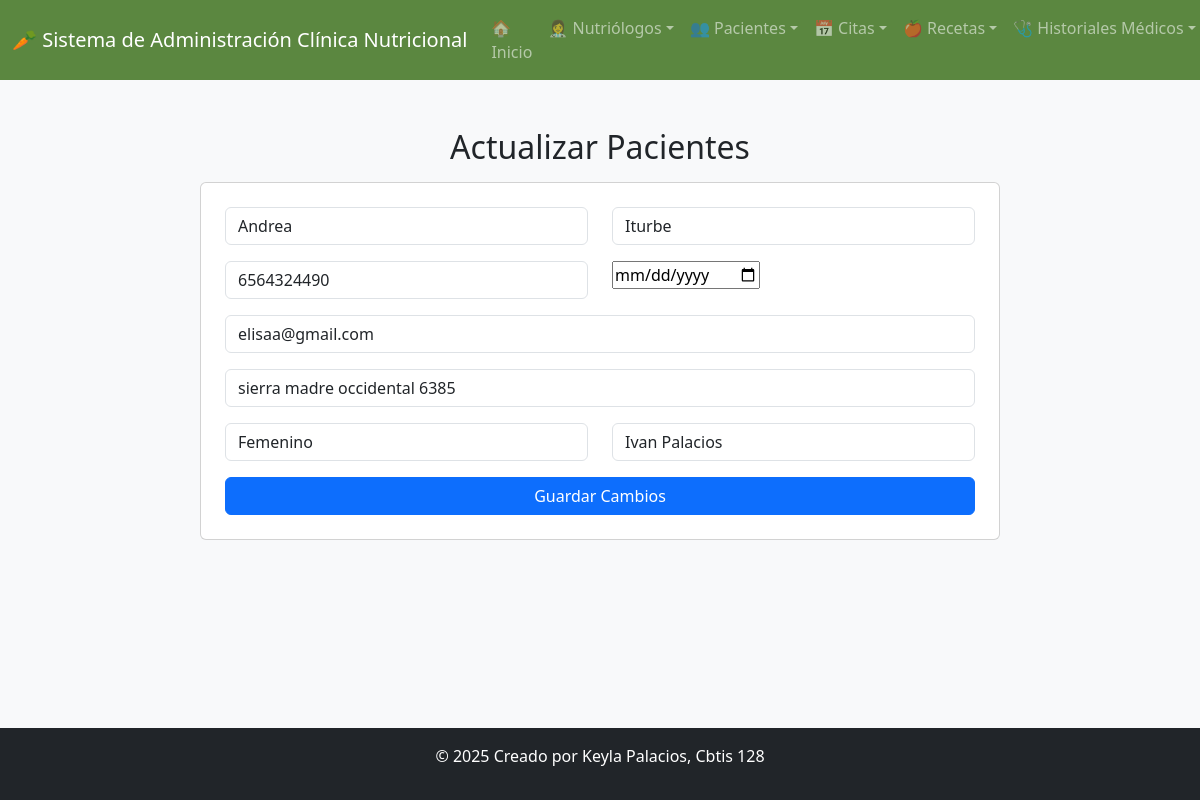
The app's page /actualizar_paciente/2/ with its own data.
### app_clinicanutricional/models.py (models this page shows, shortened)
class Paciente(models.Model):
    nombre = models.CharField(max_length=50)
    apellido = models.CharField(max_length=50)
    telefono = models.CharField(max_length=10)
    fechnacimiento = models.DateField()
    correo = models.EmailField(unique=True)
    direccion = models.CharField(max_length=100)
    sexo = models.CharField(
        max_length=10,
        choices=[
            ('Femenino', 'Femenino'),
            ('Masculino', 'Masculino')
        ]
    )
    id_nut = models.ForeignKey(
        Nutriologo,
        on_delete=models.CASCADE,
        related_name='pacientes'
    )
    class Meta:
        verbose_name = "Paciente"
        verbose_name_plural = "Pacientes"

class Nutriologo(models.Model):
    nombre = models.CharField(max_length=50)
    apellido = models.CharField(max_length=50)
    correo = models.EmailField(unique=True)
    direccion = models.CharField(max_length=100)
    telefono = models.CharField(max_length=10)
    experiencia = models.PositiveIntegerField(help_text="Años de experiencia")
    especialidad = models.CharField(max_length=100)
    class Meta:
        verbose_name = "Nutriólogo"
        verbose_name_plural = "Nutriólogos"

### app_clinicanutricional/views.py (the view)
# urls.py: path('actualizar_paciente/<int:id>/', views.actualizar_paciente, name='actualizar_paciente'),
def actualizar_paciente(request, id):
    paciente = get_object_or_404(Paciente, id=id)
    nutriologos = Nutriologo.objects.all()
    return render(request, 'pacientes/actualizar_pacientes.html', {'paciente': paciente, 'nutriologos': nutriologos})

### app_clinicanutricional/templates/pacientes/actualizar_pacientes.html (shortened to what this page needs)
{% extends 'base.html' %}
{% block content %}
<div class="container mt-5">
  <h2 class="text-center mb-3">Actualizar Pacientes</h2>
  <div class="card p-4 mx-auto" style="max-width:800px;">
    <form method="POST" action="{% url 'realizar_actualizacion_paciente' paciente.id %}">
      <div class="row mb-3">
        <div class="col">
          <input type="text" name="nombre" value="{{ paciente.nombre }}" class="form-control">
        </div>
        <div class="col">
          <input type="text" name="apellido" value="{{ paciente.apellido }}" class="form-control">
        </div>
      </div>
      <div class="row mb-3">
        <div class="col">
          <input type="text" name="telefono" value="{{ paciente.telefono }}" class="form-control">
        </div>
        <div class="col">
          <input type="date" name="fechnacimiento" value="{{ paciente.fechnacimiento }}">
        </div>
      </div>
      <div class="mb-3">
        <input type="email" name="correo" value="{{ paciente.correo }}" class="form-control">
      </div>
      <div class="mb-3">
        <input type="text" name="direccion" value="{{ paciente.direccion }}" class="form-control">
      </div>
      <div class="row mb-3">
        <div class="col">
          <select name="sexo" class="form-control">
            <option value="Femenino" {% if paciente.sexo == 'Femenino' %}selected{% endif %}>Femenino</option>
          </select>
        </div>
        <div class="col">
          <select name="id_nut" class="form-control">
            {% for n in nutriologos %}
              <option value="{{ n.id }}" {% if paciente.id_nut and paciente.id_nut.id == n.id %}selected{% endif %}>{{ n.nombre }} {{ n.apellido }}</option>
            {% endfor %}
          </select>
        </div>
      </div>
      <div class="d-grid">
        <button class="btn btn-primary">Guardar Cambios</button>
      </div>
    </form>
  </div>
</div>
{% endblock %}

### records on screen
Paciente: nombre "Andrea", apellido "Iturbe", telefono "6564324490", correo "elisaa@gmail.com", direccion "sierra madre occidental 6385", sexo "Femenino", id_nut "Ivan Palacios"
